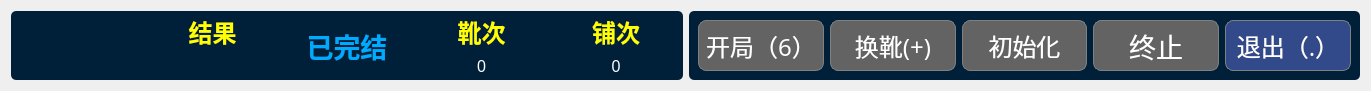
   <widget class="QWidget" name="layoutWidget">
    <property name="geometry">
     <rect>
      <x>20</x>
      <y>10</y>
      <width>1371</width>
      <height>80</height>
     </rect>
    </property>
    <layout class="QGridLayout" name="gridLayout">
     <property name="sizeConstraint">
      <enum>QLayout::SetMinAndMaxSize</enum>
     </property>
     <item row="0" column="1">
      <widget class="QGroupBox" name="groupBox_2">
       <property name="styleSheet">
        <string notr="true">border-radius:5px;
background-color: rgb(0,32, 57);
</string>
       </property>
       <property name="title">
        <string/>
       </property>
       <layout class="QGridLayout" name="gridLayout_2">
        <item row="0" column="2">
         <widget class="QPushButton" name="pu_init">
          <property name="enabled">
           <bool>false</bool>
          </property>
          <property name="minimumSize">
           <size>
            <width>120</width>
            <height>51</height>
           </size>
          </property>
          <property name="maximumSize">
           <size>
            <width>140</width>
            <height>60</height>
           </size>
          </property>
          <property name="font">
           <font>
            <family>方正粗黑宋简体</family>
            <pointsize>18</pointsize>
            <weight>50</weight>
            <bold>false</bold>
           </font>
          </property>
          <property name="styleSheet">
           <string notr="true">QPushButton{color: rgb(255, 255, 255);background:rgb(50, 73, 138);border:1px solid grey; border-radius: 8px;}
QPushButton:hover{border-color:rgb(139,170,105)}
QPushButton:pressed{border-color:gray;background-color:rgb(54, 65, 97);}
QPushButton:disabled{border-color:gray;background-color: rgb(99, 99, 99);
}</string>
          </property>
          <property name="text">
           <string>初始化</string>
          </property>
         </widget>
        </item>
        <item row="0" column="1">
         <widget class="QPushButton" name="xue_change">
          <property name="enabled">
           <bool>false</bool>
          </property>
          <property name="minimumSize">
           <size>
            <width>120</width>
            <height>51</height>
           </size>
          </property>
          <property name="maximumSize">
           <size>
            <width>140</width>
            <height>60</height>
           </size>
          </property>
          <property name="font">
           <font>
            <family>方正粗黑宋简体</family>
            <pointsize>18</pointsize>
            <weight>50</weight>
            <bold>false</bold>
           </font>
          </property>
          <property name="styleSheet">
           <string notr="true">QPushButton{color: rgb(255, 255, 255);background:rgb(50, 73, 138);border:1px solid grey; border-radius: 8px;}
QPushButton:hover{border-color:rgb(139,170,105)}
QPushButton:pressed{border-color:gray;background-color:rgb(54, 65, 97);}
QPushButton:disabled{border-color:gray;background-color: rgb(99, 99, 99);
}</string>
          </property>
          <property name="text">
           <string>换靴(+)</string>
          </property>
          <property name="shortcut">
           <string>+</string>
          </property>
         </widget>
        </item>
        <item row="0" column="0">
         <widget class="QPushButton" name="pu_start">
          <property name="enabled">
           <bool>false</bool>
          </property>
          <property name="minimumSize">
           <size>
            <width>120</width>
            <height>51</height>
           </size>
          </property>
          <property name="maximumSize">
           <size>
            <width>140</width>
            <height>60</height>
           </size>
          </property>
          <property name="font">
           <font>
            <family>方正粗黑宋简体</family>
            <pointsize>18</pointsize>
           </font>
          </property>
          <property name="styleSheet">
           <string notr="true">QPushButton{color: rgb(255, 255, 255);background:rgb(50, 73, 138);border:1px solid grey; border-radius: 8px;}
QPushButton:hover{border-color:rgb(139,170,105)}
QPushButton:pressed{border-color:gray;background-color:rgb(54, 65, 97);}
QPushButton:disabled{border-color:gray;background-color: rgb(99, 99, 99);
}</string>
          </property>
          <property name="text">
           <string>开局（6）</string>
          </property>
          <property name="shortcut">
           <string>6</string>
          </property>
          <property name="checkable">
           <bool>true</bool>
          </property>
          <property name="checked">
           <bool>false</bool>
          </property>
          <property name="autoRepeat">
           <bool>false</bool>
          </property>
         </widget>
        </item>
        <item row="0" column="4">
         <widget class="QPushButton" name="pu_exit">
          <property name="enabled">
           <bool>true</bool>
          </property>
          <property name="minimumSize">
           <size>
            <width>120</width>
            <height>51</height>
           </size>
          </property>
          <property name="maximumSize">
           <size>
            <width>140</width>
            <height>60</height>
           </size>
          </property>
          <property name="font">
           <font>
            <family>方正粗黑宋简体</family>
            <pointsize>18</pointsize>
            <weight>50</weight>
            <bold>false</bold>
           </font>
          </property>
          <property name="styleSheet">
           <string notr="true">QPushButton{color: rgb(255, 255, 255);background:rgb(50, 73, 138);border:1px solid grey; border-radius: 8px;}
QPushButton:hover{border-color:rgb(139,170,105)}
QPushButton:pressed{border-color:gray;background-color:rgb(54, 65, 97);}
QPushButton:disabled{border-color:gray;background-color: rgb(99, 99, 99);
}</string>
          </property>
          <property name="text">
           <string>退出（.）</string>
          </property>
          <property name="shortcut">
           <string>.</string>
          </property>
         </widget>
        </item>
        <item row="0" column="3">
         <widget class="QPushButton" name="pu_end">
          <property name="enabled">
           <bool>false</bool>
          </property>
          <property name="maximumSize">
           <size>
            <width>140</width>
            <height>60</height>
           </size>
          </property>
          <property name="font">
           <font>
            <family>方正粗黑宋简体</family>
            <pointsize>20</pointsize>
           </font>
          </property>
          <property name="styleSheet">
           <string notr="true">QPushButton{color: rgb(255, 255, 255);background:rgb(50, 73, 138);border:1px solid grey; border-radius: 8px;}
QPushButton:hover{border-color:rgb(139,170,105)}
QPushButton:pressed{border-color:gray;background-color:rgb(54, 65, 97);}
QPushButton:disabled{border-color:gray;background-color: rgb(99, 99, 99);
}</string>
          </property>
          <property name="text">
           <string>终止</string>
          </property>
         </widget>
        </item>
       </layout>
      </widget>
     </item>
     <item row="0" column="0">
      <widget class="QGroupBox" name="groupBox">
       <property name="minimumSize">
        <size>
         <width>632</width>
         <height>69</height>
        </size>
       </property>
       <property name="palette">
        <palette>
         <active>
          <colorrole role="WindowText">
           <brush brushstyle="SolidPattern">
            <color alpha="255">
             <red>0</red>
             <green>0</green>
             <blue>0</blue>
            </color>
           </brush>
          </colorrole>
          <colorrole role="Button">
           <brush brushstyle="SolidPattern">
            <color alpha="255">
             <red>0</red>
             <green>32</green>
             <blue>57</blue>
            </color>
           </brush>
          </colorrole>
          <colorrole role="Light">
           <brush brushstyle="SolidPattern">
            <color alpha="255">
             <red>127</red>
             <green>170</green>
             <blue>255</blue>
            </color>
           </brush>
          </colorrole>
          <colorrole role="Midlight">
           <brush brushstyle="SolidPattern">
            <color alpha="255">
             <red>63</red>
             <green>127</green>
             <blue>255</blue>
            </color>
           </brush>
          </colorrole>
          <colorrole role="Dark">
           <brush brushstyle="SolidPattern">
            <color alpha="255">
             <red>0</red>
             <green>42</green>
             <blue>127</blue>
            </color>
           </brush>
          </colorrole>
          <colorrole role="Mid">
           <brush brushstyle="SolidPattern">
            <color alpha="255">
             <red>0</red>
             <green>56</green>
             <blue>170</blue>
            </color>
           </brush>
          </colorrole>
          <colorrole role="Text">
           <brush brushstyle="SolidPattern">
            <color alpha="255">
             <red>0</red>
             <green>0</green>
             <blue>0</blue>
            </color>
           </brush>
          </colorrole>
          <colorrole role="BrightText">
           <brush brushstyle="SolidPattern">
            <color alpha="255">
             <red>255</red>
             <green>255</green>
             <blue>255</blue>
            </color>
           </brush>
          </colorrole>
          <colorrole role="ButtonText">
           <brush brushstyle="SolidPattern">
            <color alpha="255">
             <red>0</red>
             <green>0</green>
             <blue>0</blue>
            </color>
           </brush>
          </colorrole>
          <colorrole role="Base">
           <brush brushstyle="SolidPattern">
            <color alpha="255">
             <red>0</red>
             <green>32</green>
             <blue>57</blue>
            </color>
           </brush>
          </colorrole>
          <colorrole role="Window">
           <brush brushstyle="SolidPattern">
            <color alpha="255">
             <red>0</red>
             <green>32</green>
             <blue>57</blue>
            </color>
           </brush>
          </colorrole>
          <colorrole role="Shadow">
           <brush brushstyle="SolidPattern">
            <color alpha="255">
             <red>0</red>
             <green>0</green>
             <blue>0</blue>
            </color>
           </brush>
          </colorrole>
          <colorrole role="AlternateBase">
           <brush brushstyle="SolidPattern">
            <color alpha="255">
             <red>127</red>
             <green>170</green>
             <blue>255</blue>
            </color>
           </brush>
          </colorrole>
          <colorrole role="ToolTipBase">
           <brush brushstyle="SolidPattern">
            <color alpha="255">
             <red>255</red>
             <green>255</green>
             <blue>220</blue>
            </color>
           </brush>
          </colorrole>
          <colorrole role="ToolTipText">
           <brush brushstyle="SolidPattern">
            <color alpha="255">
             <red>0</red>
             <green>0</green>
             <blue>0</blue>
            </color>
           </brush>
          </colorrole>
          <colorrole role="PlaceholderText">
           <brush brushstyle="SolidPattern">
            <color alpha="128">
             <red>0</red>
             <green>0</green>
             <blue>0</blue>
            </color>
           </brush>
          </colorrole>
         </active>
         <inactive>
          <colorrole role="WindowText">
           <brush brushstyle="SolidPattern">
            <color alpha="255">
             <red>0</red>
             <green>0</green>
             <blue>0</blue>
            </color>
           </brush>
          </colorrole>
          <colorrole role="Button">
           <brush brushstyle="SolidPattern">
            <color alpha="255">
             <red>0</red>
             <green>32</green>
             <blue>57</blue>
            </color>
           </brush>
          </colorrole>
          <colorrole role="Light">
           <brush brushstyle="SolidPattern">
            <color alpha="255">
             <red>127</red>
             <green>170</green>
             <blue>255</blue>
            </color>
           </brush>
          </colorrole>
          <colorrole role="Midlight">
           <brush brushstyle="SolidPattern">
            <color alpha="255">
             <red>63</red>
             <green>127</green>
             <blue>255</blue>
            </color>
           </brush>
          </colorrole>
          <colorrole role="Dark">
           <brush brushstyle="SolidPattern">
            <color alpha="255">
             <red>0</red>
             <green>42</green>
             <blue>127</blue>
            </color>
           </brush>
          </colorrole>
          <colorrole role="Mid">
           <brush brushstyle="SolidPattern">
            <color alpha="255">
             <red>0</red>
             <green>56</green>
             <blue>170</blue>
            </color>
           </brush>
          </colorrole>
          <colorrole role="Text">
           <brush brushstyle="SolidPattern">
            <color alpha="255">
             <red>0</red>
             <green>0</green>
             <blue>0</blue>
            </color>
           </brush>
          </colorrole>
          <colorrole role="BrightText">
           <brush brushstyle="SolidPattern">
            <color alpha="255">
             <red>255</red>
             <green>255</green>
             <blue>255</blue>
            </color>
           </brush>
          </colorrole>
          <colorrole role="ButtonText">
           <brush brushstyle="SolidPattern">
            <color alpha="255">
             <red>0</red>
             <green>0</green>
             <blue>0</blue>
            </color>
           </brush>
          </colorrole>
          <colorrole role="Base">
           <brush brushstyle="SolidPattern">
            <color alpha="255">
             <red>0</red>
             <green>32</green>
             <blue>57</blue>
            </color>
           </brush>
          </colorrole>
          <colorrole role="Window">
           <brush brushstyle="SolidPattern">
            <color alpha="255">
             <red>0</red>
             <green>32</green>
             <blue>57</blue>
            </color>
           </brush>
          </colorrole>
          <colorrole role="Shadow">
           <brush brushstyle="SolidPattern">
            <color alpha="255">
             <red>0</red>
             <green>0</green>
             <blue>0</blue>
            </color>
           </brush>
          </colorrole>
          <colorrole role="AlternateBase">
           <brush brushstyle="SolidPattern">
            <color alpha="255">
             <red>127</red>
             <green>170</green>
             <blue>255</blue>
            </color>
           </brush>
          </colorrole>
          <colorrole role="ToolTipBase">
           <brush brushstyle="SolidPattern">
            <color alpha="255">
             <red>255</red>
             <green>255</green>
             <blue>220</blue>
            </color>
           </brush>
          </colorrole>
          <colorrole role="ToolTipText">
           <brush brushstyle="SolidPattern">
            <color alpha="255">
             <red>0</red>
             <green>0</green>
             <blue>0</blue>
            </color>
           </brush>
          </colorrole>
          <colorrole role="PlaceholderText">
           <brush brushstyle="SolidPattern">
            <color alpha="128">
             <red>0</red>
             <green>0</green>
             <blue>0</blue>
            </color>
           </brush>
          </colorrole>
         </inactive>
         <disabled>
          <colorrole role="WindowText">
           <brush brushstyle="SolidPattern">
            <color alpha="255">
             <red>0</red>
             <green>42</green>
             <blue>127</blue>
            </color>
           </brush>
          </colorrole>
          <colorrole role="Button">
           <brush brushstyle="SolidPattern">
            <color alpha="255">
             <red>0</red>
             <green>32</green>
             <blue>57</blue>
            </color>
           </brush>
          </colorrole>
          <colorrole role="Light">
           <brush brushstyle="SolidPattern">
            <color alpha="255">
             <red>127</red>
             <green>170</green>
             <blue>255</blue>
            </color>
           </brush>
          </colorrole>
          <colorrole role="Midlight">
           <brush brushstyle="SolidPattern">
            <color alpha="255">
             <red>63</red>
             <green>127</green>
             <blue>255</blue>
            </color>
           </brush>
          </colorrole>
          <colorrole role="Dark">
           <brush brushstyle="SolidPattern">
            <color alpha="255">
             <red>0</red>
             <green>42</green>
             <blue>127</blue>
            </color>
           </brush>
          </colorrole>
          <colorrole role="Mid">
           <brush brushstyle="SolidPattern">
            <color alpha="255">
             <red>0</red>
             <green>56</green>
             <blue>170</blue>
            </color>
           </brush>
          </colorrole>
          <colorrole role="Text">
           <brush brushstyle="SolidPattern">
            <color alpha="255">
             <red>0</red>
             <green>42</green>
             <blue>127</blue>
            </color>
           </brush>
          </colorrole>
          <colorrole role="BrightText">
           <brush brushstyle="SolidPattern">
            <color alpha="255">
             <red>255</red>
             <green>255</green>
             <blue>255</blue>
            </color>
           </brush>
          </colorrole>
          <colorrole role="ButtonText">
           <brush brushstyle="SolidPattern">
            <color alpha="255">
             <red>0</red>
             <green>42</green>
             <blue>127</blue>
            </color>
           </brush>
          </colorrole>
          <colorrole role="Base">
           <brush brushstyle="SolidPattern">
            <color alpha="255">
             <red>0</red>
             <green>32</green>
             <blue>57</blue>
            </color>
           </brush>
          </colorrole>
          <colorrole role="Window">
           <brush brushstyle="SolidPattern">
            <color alpha="255">
             <red>0</red>
             <green>32</green>
             <blue>57</blue>
            </color>
           </brush>
          </colorrole>
          <colorrole role="Shadow">
           <brush brushstyle="SolidPattern">
            <color alpha="255">
             <red>0</red>
             <green>0</green>
             <blue>0</blue>
            </color>
           </brush>
          </colorrole>
          <colorrole role="AlternateBase">
           <brush brushstyle="SolidPattern">
            <color alpha="255">
             <red>0</red>
             <green>85</green>
             <blue>255</blue>
            </color>
           </brush>
          </colorrole>
          <colorrole role="ToolTipBase">
           <brush brushstyle="SolidPattern">
            <color alpha="255">
             <red>255</red>
             <green>255</green>
             <blue>220</blue>
            </color>
           </brush>
          </colorrole>
          <colorrole role="ToolTipText">
           <brush brushstyle="SolidPattern">
            <color alpha="255">
             <red>0</red>
             <green>0</green>
             <blue>0</blue>
            </color>
           </brush>
          </colorrole>
          <colorrole role="PlaceholderText">
           <brush brushstyle="SolidPattern">
            <color alpha="128">
             <red>0</red>
             <green>0</green>
             <blue>0</blue>
            </color>
           </brush>
          </colorrole>
         </disabled>
        </palette>
       </property>
       <property name="layoutDirection">
        <enum>Qt::LeftToRight</enum>
       </property>
       <property name="autoFillBackground">
        <bool>false</bool>
       </property>
       <property name="styleSheet">
        <string notr="true">border-radius:5px;
background-color: rgb(0,32, 57);
</string>
       </property>
       <property name="title">
        <string/>
       </property>
       <property name="alignment">
        <set>Qt::AlignCenter</set>
       </property>
       <layout class="QGridLayout" name="gridLayout_3">
        <property name="leftMargin">
         <number>3</number>
        </property>
        <property name="topMargin">
         <number>3</number>
        </property>
        <property name="rightMargin">
         <number>3</number>
        </property>
        <property name="bottomMargin">
         <number>3</number>
        </property>
        <item row="0" column="0">
         <widget class="QLabel" name="desk_num">
          <property name="maximumSize">
           <size>
            <width>16777215</width>
            <height>73</height>
           </size>
          </property>
          <property name="palette">
           <palette>
            <active>
             <colorrole role="WindowText">
              <brush brushstyle="SolidPattern">
               <color alpha="255">
                <red>255</red>
                <green>255</green>
                <blue>0</blue>
               </color>
              </brush>
             </colorrole>
             <colorrole role="Button">
              <brush brushstyle="SolidPattern">
               <color alpha="255">
                <red>0</red>
                <green>32</green>
                <blue>57</blue>
               </color>
              </brush>
             </colorrole>
             <colorrole role="Base">
              <brush brushstyle="SolidPattern">
               <color alpha="255">
                <red>0</red>
                <green>32</green>
                <blue>57</blue>
               </color>
              </brush>
             </colorrole>
             <colorrole role="Window">
              <brush brushstyle="SolidPattern">
               <color alpha="255">
                <red>0</red>
                <green>32</green>
                <blue>57</blue>
               </color>
              </brush>
             </colorrole>
            </active>
            <inactive>
             <colorrole role="WindowText">
              <brush brushstyle="SolidPattern">
               <color alpha="255">
                <red>255</red>
                <green>255</green>
                <blue>0</blue>
               </color>
              </brush>
             </colorrole>
             <colorrole role="Button">
              <brush brushstyle="SolidPattern">
               <color alpha="255">
                <red>0</red>
                <green>32</green>
                <blue>57</blue>
               </color>
              </brush>
             </colorrole>
             <colorrole role="Base">
              <brush brushstyle="SolidPattern">
               <color alpha="255">
                <red>0</red>
                <green>32</green>
                <blue>57</blue>
               </color>
              </brush>
             </colorrole>
             <colorrole role="Window">
              <brush brushstyle="SolidPattern">
               <color alpha="255">
                <red>0</red>
                <green>32</green>
                <blue>57</blue>
               </color>
              </brush>
             </colorrole>
            </inactive>
            <disabled>
             <colorrole role="WindowText">
              <brush brushstyle="SolidPattern">
               <color alpha="255">
                <red>0</red>
                <green>42</green>
                <blue>127</blue>
               </color>
              </brush>
             </colorrole>
             <colorrole role="Button">
              <brush brushstyle="SolidPattern">
               <color alpha="255">
                <red>0</red>
                <green>32</green>
                <blue>57</blue>
               </color>
              </brush>
             </colorrole>
             <colorrole role="Base">
              <brush brushstyle="SolidPattern">
               <color alpha="255">
                <red>0</red>
                <green>32</green>
                <blue>57</blue>
               </color>
              </brush>
             </colorrole>
             <colorrole role="Window">
              <brush brushstyle="SolidPattern">
               <color alpha="255">
                <red>0</red>
                <green>32</green>
                <blue>57</blue>
               </color>
              </brush>
             </colorrole>
            </disabled>
           </palette>
          </property>
          <property name="font">
           <font>
            <pointsize>24</pointsize>
            <weight>75</weight>
            <bold>true</bold>
           </font>
          </property>
          <property name="styleSheet">
           <string notr="true"/>
          </property>
          <property name="text">
           <string/>
          </property>
          <property name="alignment">
           <set>Qt::AlignCenter</set>
          </property>
          <property name="buddy">
           <cstring></cstring>
          </property>
         </widget>
        </item>
        <item row="0" column="1">
         <layout class="QVBoxLayout" name="verticalLayout">
          <item>
           <widget class="QLabel" name="label_11">
            <property name="palette">
             <palette>
              <active>
               <colorrole role="WindowText">
                <brush brushstyle="SolidPattern">
                 <color alpha="255">
                  <red>255</red>
                  <green>255</green>
                  <blue>0</blue>
                 </color>
                </brush>
               </colorrole>
               <colorrole role="Button">
                <brush brushstyle="SolidPattern">
                 <color alpha="255">
                  <red>0</red>
                  <green>32</green>
                  <blue>57</blue>
                 </color>
                </brush>
               </colorrole>
               <colorrole role="Base">
                <brush brushstyle="SolidPattern">
                 <color alpha="255">
                  <red>0</red>
                  <green>32</green>
                  <blue>57</blue>
                 </color>
                </brush>
               </colorrole>
               <colorrole role="Window">
                <brush brushstyle="SolidPattern">
                 <color alpha="255">
                  <red>0</red>
                  <green>32</green>
                  <blue>57</blue>
                 </color>
                </brush>
               </colorrole>
              </active>
              <inactive>
               <colorrole role="WindowText">
                <brush brushstyle="SolidPattern">
                 <color alpha="255">
                  <red>255</red>
                  <green>255</green>
                  <blue>0</blue>
                 </color>
                </brush>
               </colorrole>
               <colorrole role="Button">
                <brush brushstyle="SolidPattern">
                 <color alpha="255">
                  <red>0</red>
                  <green>32</green>
                  <blue>57</blue>
                 </color>
                </brush>
               </colorrole>
               <colorrole role="Base">
                <brush brushstyle="SolidPattern">
                 <color alpha="255">
                  <red>0</red>
                  <green>32</green>
                  <blue>57</blue>
                 </color>
                </brush>
               </colorrole>
               <colorrole role="Window">
                <brush brushstyle="SolidPattern">
                 <color alpha="255">
                  <red>0</red>
                  <green>32</green>
                  <blue>57</blue>
                 </color>
                </brush>
               </colorrole>
              </inactive>
              <disabled>
               <colorrole role="WindowText">
                <brush brushstyle="SolidPattern">
                 <color alpha="255">
                  <red>120</red>
                  <green>120</green>
                  <blue>120</blue>
                 </color>
                </brush>
               </colorrole>
               <colorrole role="Button">
                <brush brushstyle="SolidPattern">
                 <color alpha="255">
                  <red>0</red>
                  <green>32</green>
                  <blue>57</blue>
                 </color>
                </brush>
               </colorrole>
               <colorrole role="Base">
                <brush brushstyle="SolidPattern">
                 <color alpha="255">
                  <red>0</red>
                  <green>32</green>
                  <blue>57</blue>
                 </color>
                </brush>
               </colorrole>
               <colorrole role="Window">
                <brush brushstyle="SolidPattern">
                 <color alpha="255">
                  <red>0</red>
                  <green>32</green>
                  <blue>57</blue>
                 </color>
                </brush>
               </colorrole>
              </disabled>
             </palette>
            </property>
            <property name="font">
             <font>
              <pointsize>18</pointsize>
              <weight>75</weight>
              <bold>true</bold>
             </font>
            </property>
            <property name="text">
             <string>结果</string>
            </property>
            <property name="alignment">
             <set>Qt::AlignCenter</set>
            </property>
           </widget>
          </item>
          <item>
           <layout class="QHBoxLayout" name="horizontalLayout">
            <item>
             <widget class="QLabel" name="pu_result">
              <property name="font">
               <font>
                <pointsize>12</pointsize>
               </font>
              </property>
              <property name="styleSheet">
               <string notr="true">color: rgb(255, 255, 255);</string>
              </property>
              <property name="text">
               <string/>
              </property>
              <property name="alignment">
               <set>Qt::AlignCenter</set>
              </property>
             </widget>
            </item>
           </layout>
          </item>
         </layout>
        </item>
        <item row="0" column="2">
         <widget class="QLabel" name="opration_show">
          <property name="maximumSize">
           <size>
            <width>16777215</width>
            <height>73</height>
           </size>
          </property>
          <property name="font">
           <font>
            <pointsize>20</pointsize>
            <weight>75</weight>
            <bold>true</bold>
           </font>
          </property>
          <property name="styleSheet">
           <string notr="true">color: rgb(0, 170, 255);</string>
          </property>
          <property name="text">
           <string>已完结</string>
          </property>
          <property name="alignment">
           <set>Qt::AlignCenter</set>
          </property>
         </widget>
        </item>
        <item row="0" column="3">
         <layout class="QVBoxLayout" name="verticalLayout_2">
          <item>
           <widget class="QLabel" name="label_5">
            <property name="font">
             <font>
              <pointsize>18</pointsize>
              <weight>75</weight>
              <bold>true</bold>
             </font>
            </property>
            <property name="styleSheet">
             <string notr="true">color: rgb(255, 255, 0);</string>
            </property>
            <property name="text">
             <string>靴次</string>
            </property>
            <property name="alignment">
             <set>Qt::AlignCenter</set>
            </property>
           </widget>
          </item>
          <item>
           <widget class="QLabel" name="xue_times">
            <property name="font">
             <font>
              <pointsize>12</pointsize>
             </font>
            </property>
            <property name="styleSheet">
             <string notr="true">color: rgb(255, 255, 255);</string>
            </property>
            <property name="lineWidth">
             <number>1</number>
            </property>
            <property name="text">
             <string>0</string>
            </property>
            <property name="alignment">
             <set>Qt::AlignCenter</set>
            </property>
           </widget>
          </item>
         </layout>
        </item>
        <item row="0" column="4">
         <layout class="QVBoxLayout" name="verticalLayout_3">
          <item>
           <widget class="QLabel" name="label_9">
            <property name="font">
             <font>
              <pointsize>18</pointsize>
              <weight>75</weight>
              <bold>true</bold>
             </font>
            </property>
            <property name="styleSheet">
             <string notr="true">color: rgb(255, 255, 0);</string>
            </property>
            <property name="text">
             <string>铺次</string>
            </property>
            <property name="alignment">
             <set>Qt::AlignCenter</set>
            </property>
           </widget>
          </item>
          <item>
           <widget class="QLabel" name="pu_times">
            <property name="font">
             <font>
              <pointsize>12</pointsize>
             </font>
            </property>
            <property name="styleSheet">
             <string notr="true">color: rgb(255, 255, 255);</string>
            </property>
            <property name="text">
             <string>0</string>
            </property>
            <property name="alignment">
             <set>Qt::AlignCenter</set>
            </property>
           </widget>
          </item>
         </layout>
        </item>
       </layout>
      </widget>
     </item>
    </layout>
   </widget>
